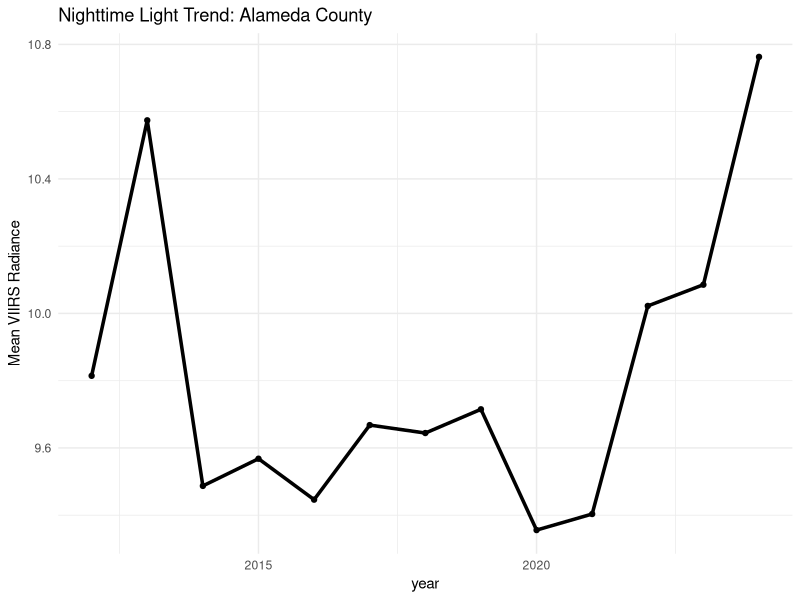
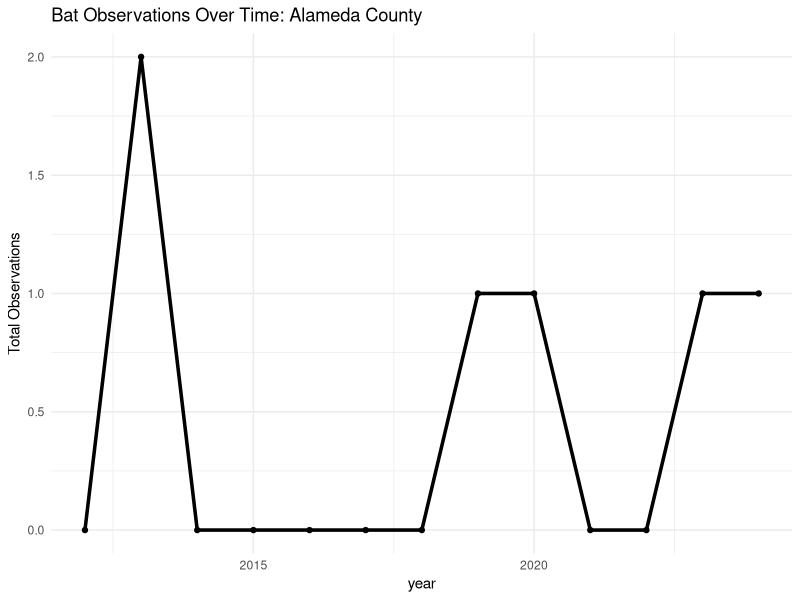
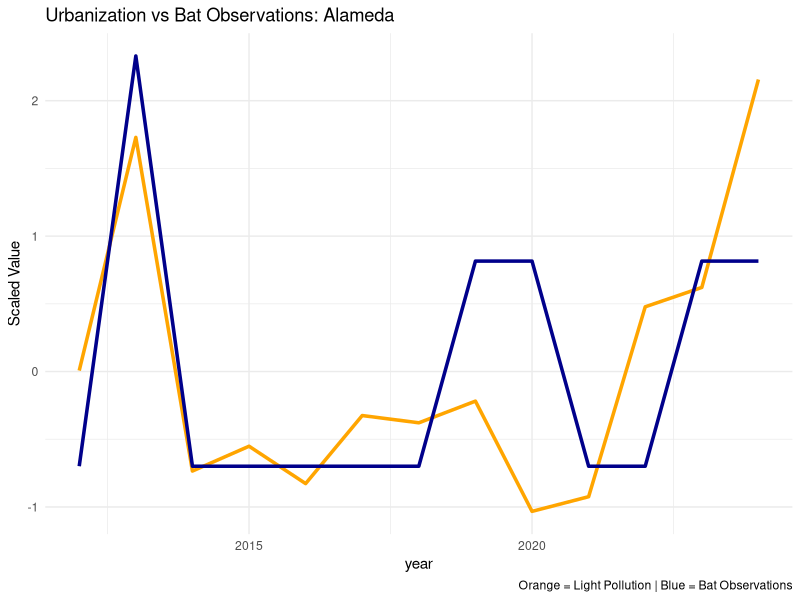

Generate these figures, in order, with R:
## ---- chunk 1
library(tidyverse)

# Read in the dataset
dat <- readr::read_csv(
  here::here("data", "processed", "bats_viirs_covars_county_year_species.csv"),
  show_col_types = FALSE
)
## ---- chunk 2
#Collapse to county-year (combining species) for exploration
county_year <- dat %>%
  group_by(GEOID, county_name, year) %>%
  summarise(
    total_bats = sum(n_obs),
    mean_radiance = first(mean_radiance),
    pct_developed = first(pct_developed),
    pct_protected = first(pct_protected),
    .groups = "drop"
  )
## ---- chunk 3
#Find counties with increasing light pollution
radiance_change <- county_year %>%
  group_by(GEOID, county_name) %>%
  summarise(
    radiance_start = mean_radiance[year == min(year)],
    radiance_end   = mean_radiance[year == max(year)],
    radiance_change = radiance_end - radiance_start,
    .groups = "drop"
  ) %>%
  arrange(desc(radiance_change))

radiance_change %>% slice_head(n = 10)

## ---- chunk 4
#San Joaquin had the biggest radiance increase by 1.694.
case_county <- "Alameda"

#Create the case study dataset
case_data <- county_year %>%
  filter(county_name == case_county)
## ---- chunk 5
#Light pollution trend

ggplot(case_data, aes(year, mean_radiance)) +
  geom_line(size = 1.2) +
  geom_point() +
  labs(
    title = paste("Nighttime Light Trend:", case_county, "County"),
    y = "Mean VIIRS Radiance"
  ) +
  theme_minimal()
## ---- chunk 6
#Bat observations over time

ggplot(case_data, aes(year, total_bats)) +
  geom_line(size = 1.2) +
  geom_point() +
  labs(
    title = paste("Bat Observations Over Time:", case_county, "County"),
    y = "Total Observations"
  ) +
  theme_minimal()
## ---- chunk 7
#Combined visualization
ggplot(case_data) +
  geom_line(aes(year, scale(mean_radiance)), color = "orange", size = 1.2) +
  geom_line(aes(year, scale(total_bats)), color = "darkblue", size = 1.2) +
  labs(
    title = paste("Urbanization vs Bat Observations:", case_county),
    y = "Scaled Value",
    caption = "Orange = Light Pollution | Blue = Bat Observations"
  ) +
  theme_minimal()
